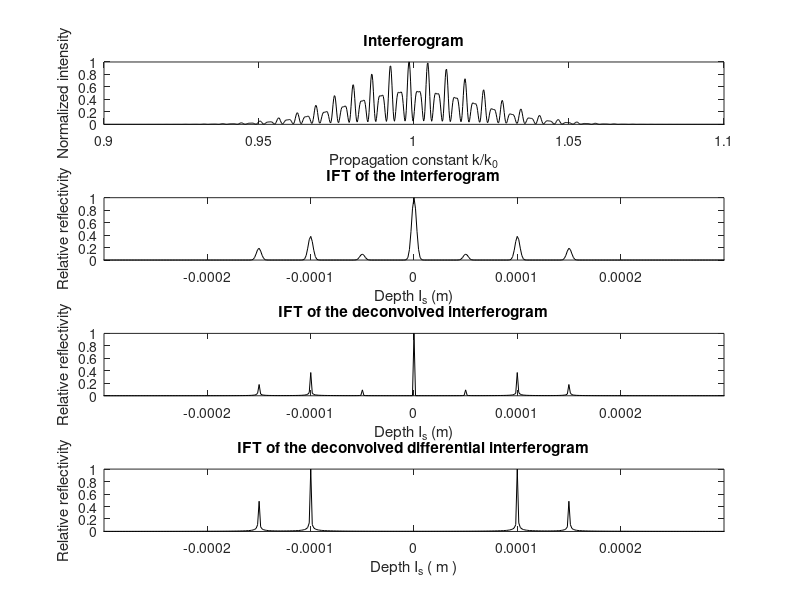

Recreate this plot in MATLAB.
% Use SI units throughout
lambda0 = 830E-9; % center wavelength of source
dlambda = 20E-9; % FWHM wavelength bandwidth of source
ns=1.38; % refractive index of sample
ls1 = 100E-6; % location of backscatterer 1
ls2 = 150E-6; % location of backscatterer 2
rs1 = 0.5; % reflectivity of backscatterer 1
rs2 = 0.25; % reflectivity of backscatterer 2
k0=2*pi/lambda0; % center propagation constant
delta_k=2*pi*dlambda/lambda0^2; % FWHM bandwidth of k
sigma_k = delta_k/sqrt(2*log(2)); % standard deviation of k
N=2^10; % number of sampling points
nsigma = 5; % number of standard deviations to plot on each side of kO
subplot(4,1,1); % Generate the interferogram
k = k0 + sigma_k*linspace(-nsigma,nsigma, N); % array for k
S_k = exp(-(1/2)*(k-k0).^2/sigma_k^2); % Gaussian source PSD
E_s1 = rs1*exp(i*2*k*ns*ls1); % sample electric field from scatter 1
E_s2 = rs2*exp(i*2*k*ns*ls2); % sample electric field from scatter 2
I_k1 = S_k .* abs(1 + E_s1 + E_s2).^2; % interferogram (r_R = 1)
plot(k/k0,I_k1/max(I_k1), 'k');
title('Interferogram');
xlabel('Propagation constant k/k_0');
ylabel('Normalized intensity');
axis([0.9 1.1 0 1]);
subplot(4,1,2); % Inverse Fourier transform (IFT) of the interferogram
spec1 =abs(fftshift(ifft(I_k1)))/sqrt(N);
dls_prime = 1/(2*nsigma*sigma_k/(2*pi)); % bin = 1/sampling range
ls_prime = dls_prime*(-N/2:N/2-1); % frequency array
plot(ls_prime/(2*ns),spec1/max(spec1), 'k'); % scale the frequency
title('IFT of the interferogram');
xlabel('Depth I_s (m)');
ylabel('Relative reflectivity');
axis([-2*ls2 2*ls2 0 1]);
subplot(4,1,3); % IFT of the deconvolved interferogram
spec1_norm =abs(fftshift(ifft(I_k1./S_k)) )/sqrt(N);
dls_prime = 1/(2*nsigma*sigma_k/(2*pi)); % bin size = 1/sampling range
ls_prime = dls_prime*(-N/2:N/2-1); % frequency array
plot(ls_prime/(2*ns),spec1_norm/max(spec1_norm), 'k');
title('IFT of the deconvolved interferogram');
xlabel('Depth I_s (m)');
ylabel('Relative reflectivity');
axis([-2*ls2 2*ls2 0 1]);
subplot(4,1,4); % IFT of the deconvolved differential interferogram
I_k2 = S_k .* abs(-1 + E_s1 + E_s2).^2; % interferogram
delta_I_k = I_k1 - I_k2;
spec2=abs(fftshift(ifft(delta_I_k./S_k)))/sqrt(N);
plot(ls_prime/(2*ns),spec2/max(spec2), 'k');
title('IFT of the deconvolved differential interferogram');
xlabel("Depth I_s ( m )");
ylabel('Relative reflectivity') ;
axis([-2*ls2 2*ls2 0 1]);